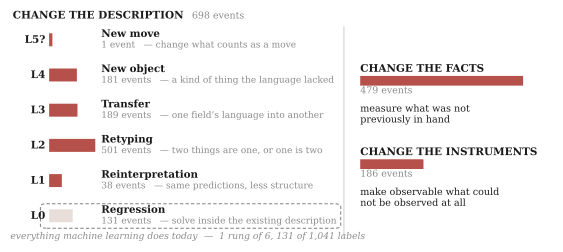

Write the Python code that produced this figure.
"""The conceptual framework: what a model has to be able to do, and how much of it is solved.

Two axes, both read off the corpus. A move either changes the FACTS you hold, the INSTRUMENTS
you have, or the DESCRIPTION you use; and a change to the description has a depth, from ordinary
parameter search up to a change in the repertoire of moves itself.

Ordinary machine learning implements exactly one rung. The point of drawing it this way is that
the rung it implements is 18% of the depth-graded events in the corpus.
"""
from __future__ import annotations
import collections, csv, os
import matplotlib
matplotlib.use("Agg")
import matplotlib.pyplot as plt
from matplotlib.patches import Rectangle, FancyBboxPatch

HERE = os.path.dirname(os.path.abspath(__file__))
REL = os.path.join(os.path.dirname(HERE), "release")

plt.rcParams.update({"font.family": "serif", "font.size": 8, "figure.dpi": 200})
INK, GREY, ACCENT, PALE = "#1a1a1a", "#8a8a8a", "#b5504a", "#e8ded9"


def counts():
    rows = list(csv.DictReader(open(os.path.join(REL, "classifications.csv"))))
    modes = collections.Counter(r["mode"] for r in rows)
    lv = collections.Counter()
    for r in rows:
        for x in (r["levels"] or "").split("|"):
            if x:
                lv[x] += 1
    return modes, lv, len(rows)


# Names match the project site exactly, so a reader moving between the two never has to
# translate: the short name is what the rung is called, the gloss says what it means.
# Glosses are length-checked against the divider at SPLIT; see the assertion in main().
LADDER = [
    ("L0",  "Regression",      "solve inside the existing description"),
    ("L1",  "Reinterpretation", "same predictions, less structure"),
    ("L2",  "Retyping",        "two things are one, or one is two"),
    ("L3",  "Transfer",        "one field\u2019s language into another"),
    ("L4",  "New object",      "a kind of thing the language lacked"),
    ("L5?", "New move",        "change what counts as a move"),
]


def main():
    """Layout notes, both bugs found by looking at the render rather than the code.
    The ladder was drawn top-down, which put L0 -- the ground floor -- at the top and the
    "everything ML does" marker around L5. And the right-hand column started at x=0.655 while
    the ladder's descriptions ran past it, so the two collided."""
    modes, lv, n = counts()
    fig, ax = plt.subplots(figsize=(7.0, 3.0))
    ax.set_xlim(0, 1); ax.set_ylim(0, 1); ax.axis("off")

    SPLIT = 0.615
    ax.text(0.005, 0.965, "CHANGE THE DESCRIPTION", fontsize=7.5, color=INK, weight="bold")
    ax.text(0.335, 0.965, f"{modes['REPRESENT']} events", fontsize=6.8, color=GREY)

    y0, dy, maxn = 0.085, 0.152, max(lv[k] for k, _, _ in LADDER)
    rows = []                                 # ladder text, checked against the divider below
    for i, (lab, name, gloss) in enumerate(LADDER):          # L0 at the bottom, as a ladder
        y = y0 + i * dy
        c = lv[lab]
        w = 0.085 * (c / maxn) ** 0.5
        solved = lab == "L0"
        ax.add_patch(Rectangle((0.072, y), max(w, 0.006), 0.056,
                               fc=PALE if solved else ACCENT, ec="none"))
        ax.text(0.065, y + 0.028, lab, ha="right", va="center", fontsize=7.5,
                color=INK, weight="bold")
        ax.text(0.168, y + 0.052, name, va="center", fontsize=7.4, color=INK, weight="bold")
        rows.append(ax.text(0.168, y + 0.006, f"{c} event{'s' if c != 1 else ''}   — {gloss}",
                            va="center", fontsize=6.5, color=GREY))

    ax.add_patch(FancyBboxPatch((0.060, y0 - 0.022), 0.545, 0.098,
                                boxstyle="round,pad=0.004,rounding_size=0.012",
                                fc="none", ec=GREY, lw=0.8, linestyle=(0, (3, 2))))
    ax.text(0.328, y0 - 0.072, "everything machine learning does today  —  1 rung of 6, 131 of 1,041 labels",
            ha="center", fontsize=6.6, color=GREY, style="italic")

    ax.plot([SPLIT, SPLIT], [0.02, 0.93], color="#cccccc", lw=0.7)
    for j, (title, k, gloss) in enumerate([
            ("CHANGE THE FACTS", "RECORD", "measure what was not\npreviously in hand"),
            ("CHANGE THE INSTRUMENTS", "REACH", "make observable what could\nnot be observed at all")]):
        y = 0.60 - j * 0.36
        ax.text(SPLIT + 0.03, y + 0.135, title, fontsize=7.5, color=INK, weight="bold")
        ax.add_patch(Rectangle((SPLIT + 0.03, y + 0.075), 0.30 * modes[k] / modes["RECORD"], 0.042,
                               fc=ACCENT, ec="none"))
        ax.text(SPLIT + 0.03, y + 0.042, f"{modes[k]} events", fontsize=6.8, color=GREY)
        ax.text(SPLIT + 0.03, y - 0.005, gloss, fontsize=6.9, color=INK, va="top")

    # The left column ran under the right one once already, because a gloss got longer than the
    # gap. Measure the rendered extents and fail loudly rather than shipping a collision.
    rend = fig.canvas.get_renderer()
    for txt in rows:
        x1 = txt.get_window_extent(renderer=rend).transformed(ax.transData.inverted()).x1
        assert x1 <= SPLIT - 0.005, (
            f"ladder text runs past the divider ({x1:.3f} > {SPLIT}): {txt.get_text()[:60]!r}")
    print(f"  widest ladder row ends at "
          f"{max(t.get_window_extent(renderer=rend).transformed(ax.transData.inverted()).x1 for t in rows):.3f}"
          f"  (divider {SPLIT})")

    fig.savefig(os.path.join(HERE, "fig_framework.pdf"), bbox_inches="tight")
    solved = lv["L0"]; above = sum(lv[k] for k, _, _ in LADDER) - solved
    print(f"  ladder: L0={solved}, above={above} ({100*above/(solved+above):.0f}% above ML's rung)")


if __name__ == "__main__":
    main()
